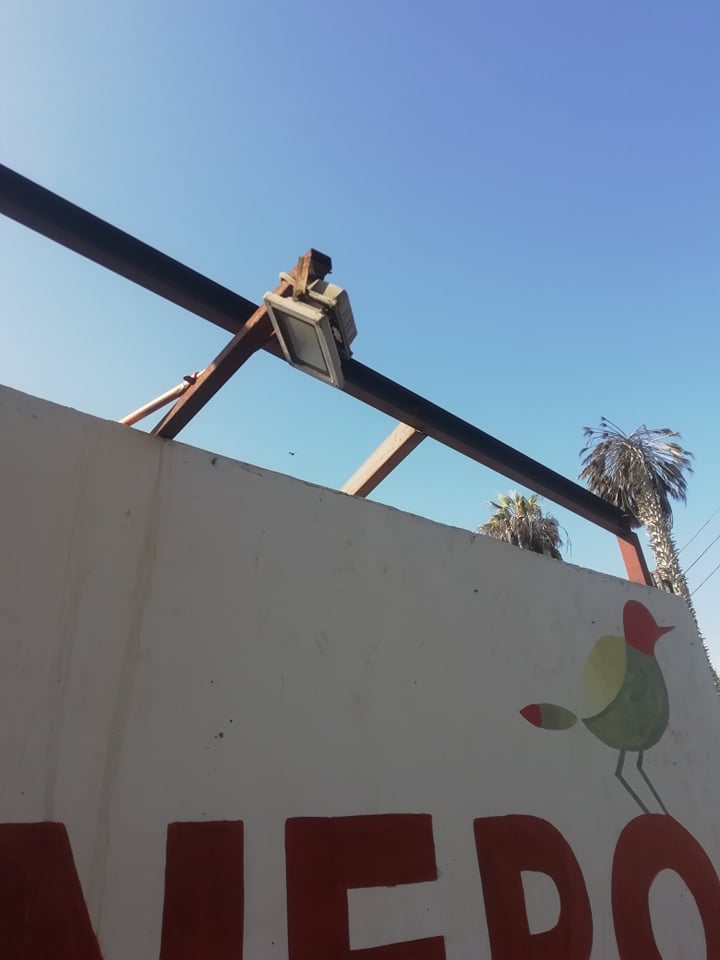
#> input picture img/pared1.jpg, 720 x 960 px, found by its file name
$ python ORBEpipolar.py
#> lines starting #> are read from the running program, lines starting #| are printed output that depends on the picture
from typing import List
import cv2
import numpy as np
from matplotlib import pyplot as plt

def drawlines(img1,img2,lines,pts1,pts2):
  ''' img1 - image on which we draw the epilines for the points in img2
      lines - corresponding epilines '''
  r,c = img1.shape
  print(r)
  img1 = cv2.cvtColor(img1,cv2.COLOR_GRAY2BGR)
  img2 = cv2.cvtColor(img2,cv2.COLOR_GRAY2BGR)
  for r,pt1,pt2 in zip(lines,pts1,pts2):
    color = tuple(np.random.randint(0,255,3).tolist())
    x0,y0 = map(int, [0, -r[2]/r[1] ])
    x1,y1 = map(int, [c, -(r[2]+r[0]*c)/r[1] ])
    #img1 = cv2.line(img1, (x0,y0), (x1,y1), color,1)
    img1 = cv2.circle(img1,tuple(pt1),5,color,-1)
    img2 = cv2.circle(img2,tuple(pt2),5,color,-1)
  return img1,img2


img1 = cv2.imread("img/pared1.jpg",0)
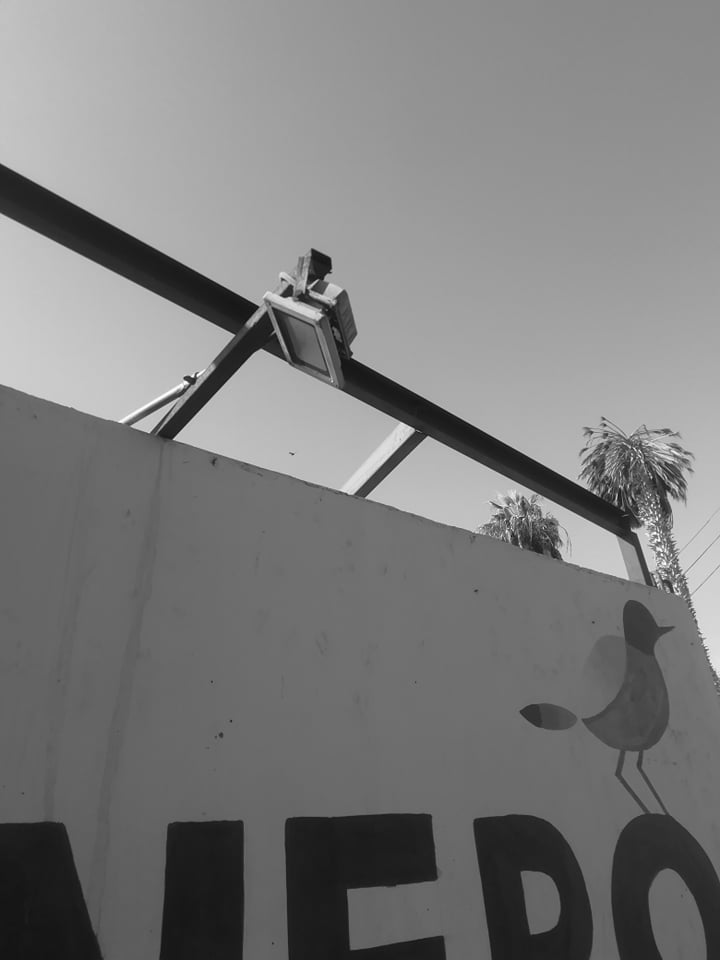
#> img1: shape (960, 720); min 12, max 255, mean 123.8
img2 = cv2.imread("img/pared2.jpg",0)
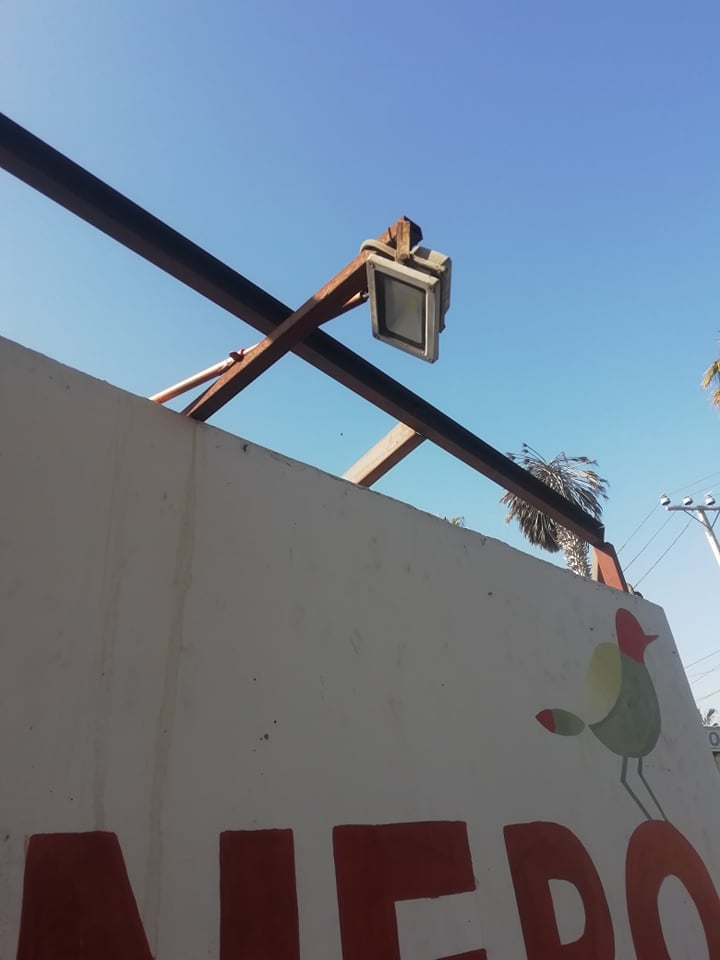
#> input picture img/pared2.jpg, 720 x 960 px, found by its file name
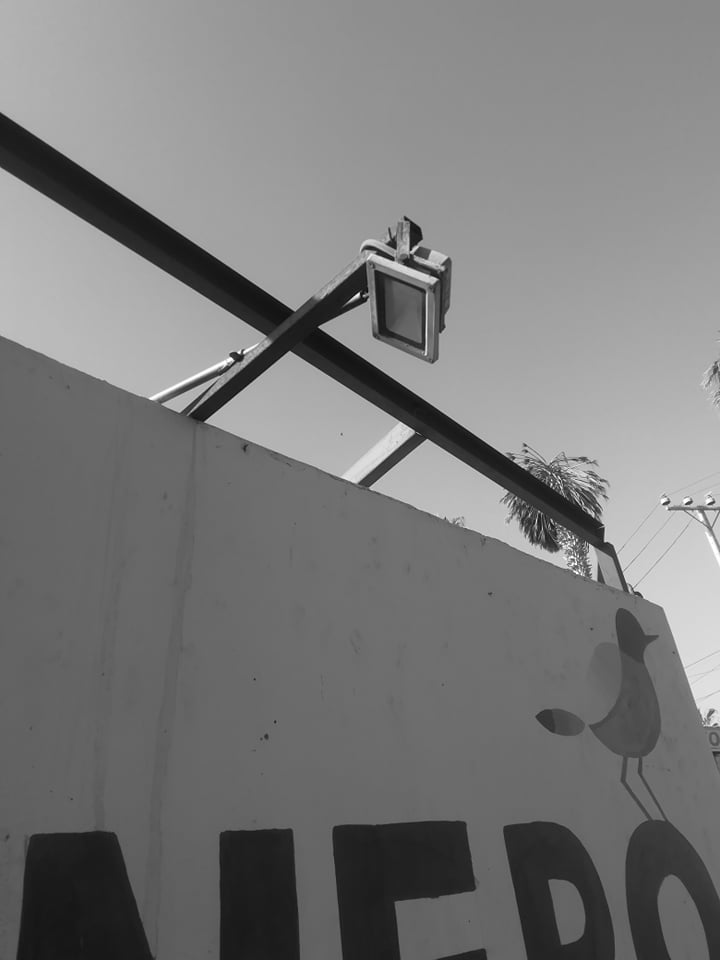
#> img2: shape (960, 720); min 4, max 255, mean 121.6

#ORB Detector
orb = cv2.ORB_create()
kp1,des1 = orb.detectAndCompute(img1,None)
#> kp1 = 500 keypoints; strongest (x, y, size): (187, 383, 31), (186, 383, 37.2), (192, 376, 31), (194, 378, 37.2)
kp2,des2 = orb.detectAndCompute(img2,None)
#> kp2 = 500 keypoints; strongest (x, y, size): (358, 294, 31), (239, 352, 31), (232, 359, 31), (230, 360, 44.6)

#Brute Force Matching
bf = cv2.BFMatcher(cv2.NORM_HAMMING, crossCheck = True)
matches = bf.match(des1,des2)
#> matches = 156 matches
pts1 = []
pts2 = []

for m in matches:
    pts1.append(kp1[m.queryIdx].pt)
    pts2.append(kp2[m.trainIdx].pt)
#> after the loop, pts1 = 156 pairs, first value 119.4 to 682, second value 250.6 to 580.6; pts2 = 156 pairs, first value 151.8 to 665.3, second value 217.2 to 591

pts1 = np.int32(pts1)
#> pts1 = 156 pairs, first value 119 to 682, second value 250 to 580
pts2 = np.int32(pts2)
#> pts2 = 156 pairs, first value 151 to 665, second value 217 to 590
F, mask = cv2.findFundamentalMat(pts1,pts2,cv2.FM_LMEDS)
#> F = [[9.18e-07, 1.33e-05, -0.00598], [-1.02e-05, 5.63e-06, -0.00535], [0.0045, 0.000408, 1]]; mask = 156 values, max 1 at index 0, min 0 at index 3, mean 0.705

pts1 = pts1[mask.ravel()==1]
#> pts1 = 110 pairs, first value 119 to 659, second value 250 to 533
pts2 = pts2[mask.ravel()==1]
#> pts2 = 110 pairs, first value 151 to 599, second value 217 to 562

list_validos = []
for m in matches:
  if m.queryIdx in pts1:
    list_validos.append(m)
#> after the loop, list_validos = 29 matches

list_validos = sorted(list_validos,key = lambda x:x.distance)
""""
lines1 = cv2.computeCorrespondEpilines(pts2.reshape(-1,1,2), 2,F)
lines1 = lines1.reshape(-1,3)
img5,img6 = drawlines(img1,img2,lines1,pts1,pts2)

lines2 = cv2.computeCorrespondEpilines(pts1.reshape(-1,1,2), 1,F)
lines2 = lines2.reshape(-1,3)
img3,img4 = drawlines(img2,img1,lines2,pts2,pts1)

plt.subplot(121),plt.imshow(img5)
plt.subplot(122),plt.imshow(img3)
plt.show()
"""

result = cv2.drawMatches(img1, kp1, img2, kp2, list_validos[:30], None, flags=2)
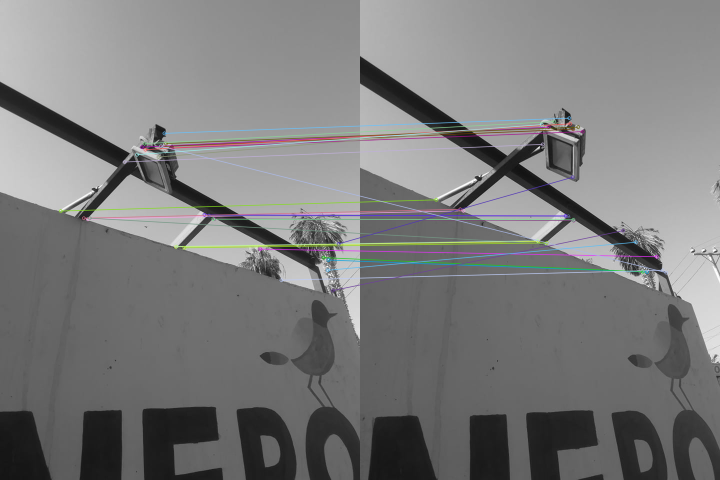
#> result: shape (960, 1440, 3) (shown at 1/2 size); mean of channels 0, 1, 2 123.1, 122.9, 122.9; drawn as B, G, R

cv2.imshow("Detector ORB",result)
cv2.waitKey(0)
cv2.destroyAllWindows()
